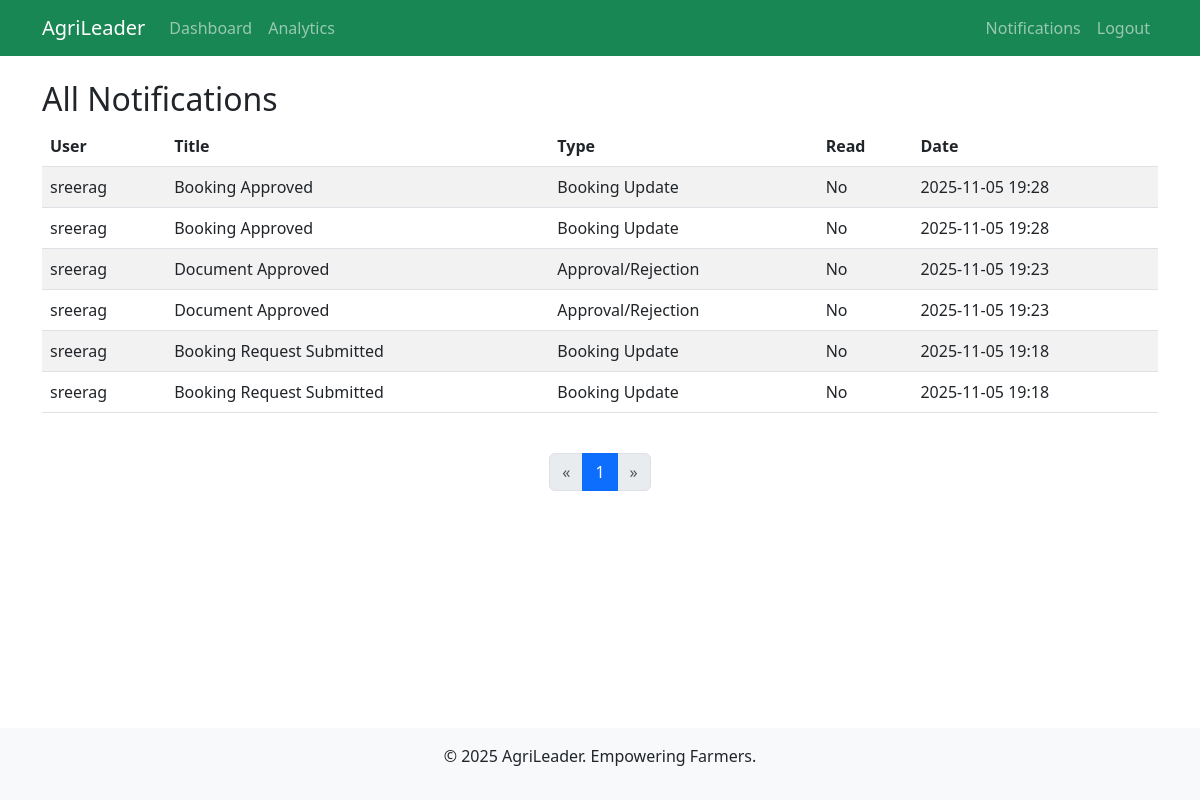
The app's page /notifications/admin/ (signed in), older data.
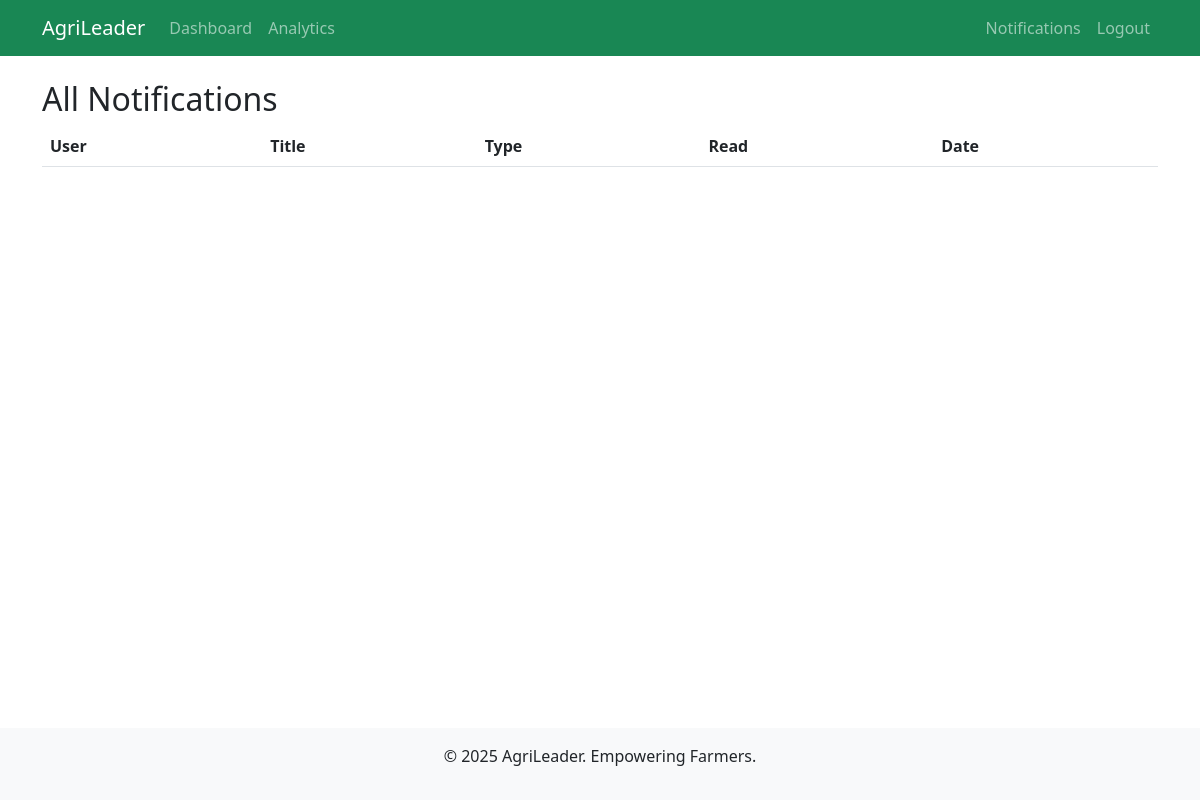
The same page, newer data.
### notifications/models.py (models this page shows, shortened)
class Notification(models.Model):
    NOTIFICATION_TYPES = [
        ('approval', 'Approval/Rejection'),
        ('booking', 'Booking Update'),
        ('marketplace', 'Marketplace Transaction'),
        ('scheme', 'New Scheme Alert'),
        ('weather', 'Weather Alert'),
        ('custom', 'Custom'),
    ]
    user = models.ForeignKey(CustomUser, on_delete=models.CASCADE)
    title = models.CharField(max_length=100)
    message = models.TextField()
    notification_type = models.CharField(max_length=20, choices=NOTIFICATION_TYPES)
    is_read = models.BooleanField(default=False)
    created_at = models.DateTimeField(auto_now_add=True)
    related_id = models.PositiveIntegerField(null=True, blank=True)  # e.g., booking ID
    related_model = models.CharField(max_length=50, null=True, blank=True)  # e.g., 'CultivationBooking'
    class Meta:
        ordering = ['-created_at']

### accounts/models.py (models this page shows, shortened)
class CustomUser(AbstractUser):
    ROLE_CHOICES = [
        ('farmer', 'Farmer'),
        ('buyer', 'Buyer'),
    ]
    email = models.EmailField(unique=True, blank=False, null=False)  # 👈 make email required and unique
    first_name = models.CharField(max_length=150, blank=False, null=False)  # 👈 required
    last_name = models.CharField(max_length=150, blank=False, null=False)   # 👈 required
    role = models.CharField(max_length=10, choices=ROLE_CHOICES, default='farmer')
    mobile = models.CharField(
        max_length=10,
        validators=[RegexValidator(r'^[6-9]\d{9}$', 'Enter a valid 10-digit mobile number starting with 6, 7, 8, or 9.')],
        help_text='10 digits starting with 6-9'
    )
    address = models.TextField()
    profile_picture = models.ImageField(upload_to='profiles/', blank=True, null=True)
    buyer_type = models.CharField(
        max_length=20,
        choices=[('wholesaler', 'Wholesaler'), ('retailer', 'Retailer')],
        blank=True,
        null=True
    )
    is_approved = models.BooleanField(default=False)
    objects = CustomUserManager()

### notifications/views.py (the view)
    def wrapper(request, *args, **kwargs):
        if not request.user.is_authenticated or request.user.role != 'admin':
            messages.warning(request, 'No permission to access this page.')
            return redirect('accounts:home')
        return view_func(request, *args, **kwargs)

### notifications/views.py (called while the page is built)
def admin_required(view_func):
    def wrapper(request, *args, **kwargs):
        if not request.user.is_authenticated or request.user.role != 'admin':
            messages.warning(request, 'No permission to access this page.')
            return redirect('accounts:home')
        return view_func(request, *args, **kwargs)
    return wrapper

@login_required
@admin_required
def admin_notifications(request):
    all_notifications = Notification.objects.all().order_by('-created_at')
    page_obj, notifications = paginate_queryset(request, all_notifications)
    return render(request, 'notifications/admin_notifications.html', {
        'notifications': notifications,  # paginated list for the table
        'page_obj': page_obj              # for rendering pagination controls
    })

### utils/pagination.py (called while the page is built)
def paginate_queryset(request, queryset):
    paginator = Paginator(queryset, DEFAULT_PER_PAGE)
    page_number = request.GET.get('page')
    try:
        page_obj = paginator.page(page_number)
    except PageNotAnInteger:
        page_obj = paginator.page(1)
    except EmptyPage:
        page_obj = paginator.page(paginator.num_pages)
    return page_obj, page_obj.object_list

### notifications/templates/notifications/admin_notifications.html (shortened to what this page needs)
{% extends 'accounts/base.html' %}
{% block content %}
<h2>All Notifications</h2>
<div class="table-responsive">
    <table class="table table-striped">
        <thead>
            <tr><th>User</th><th>Title</th><th>Type</th><th>Read</th><th>Date</th></tr>
        </thead>
        <tbody>
            {% for notif in notifications %}
            <tr>
                <td>{{ notif.user.username }}</td>
                <td>{{ notif.title }}</td>
                <td>{{ notif.get_notification_type_display }}</td>
                <td>{{ notif.is_read|yesno:"Yes,No" }}</td>
                <td>{{ notif.created_at|date:"Y-m-d H:i" }}</td>
            </tr>
            {% endfor %}
        </tbody>
    </table>
</div>
{% include 'partials/pagination.html' %}
{% endblock %}

### accounts/templates/accounts/base.html (shortened to what this page needs)
<!DOCTYPE html>
<html lang="en">
<head>
    <link href="https://cdn.jsdelivr.net/npm/bootstrap@5.3.0/dist/css/bootstrap.min.css" rel="stylesheet">
    {% load crispy_forms_tags %}
</head>
<body class="d-flex flex-column min-vh-100">
    <nav class="navbar navbar-expand-lg navbar-dark bg-success">
        <div class="container">
            <a class="navbar-brand" href="{% url 'accounts:home' %}">AgriLeader</a>
            <div class="collapse navbar-collapse" id="navbarNav">
                <ul class="navbar-nav me-auto">
                    {% if user.is_authenticated %}
                        {% if user.role == 'farmer' %}
                            <li class="nav-item"><a class="nav-link" href="{% url 'farmer:dashboard' %}">Dashboard</a></li>
                            <li class="nav-item"><a class="nav-link" href="{% url 'farmer:cultivation_slots' %}">Cultivation Booking</a></li>
                            <li class="nav-item"><a class="nav-link" href="{% url 'farmer:storage_slots' %}">Storage Booking</a></li>
                            <li class="nav-item"><a class="nav-link" href="{% url 'accounts:profile' %}">My Profile</a></li>
                            <li class="nav-item"><a class="nav-link" href="{% url 'accounts:change_password' %}">Change Password</a></li>
                        {% elif user.role == 'buyer' %}
                            <li class="nav-item"><a class="nav-link" href="{% url 'buyer:dashboard' %}">Dashboard</a></li>
                            <li class="nav-item"><a class="nav-link" href="{% url 'accounts:profile' %}">My Profile</a></li>
                            <li class="nav-item"><a class="nav-link" href="{% url 'accounts:change_password' %}">Change Password</a></li>
                        {% elif user.role == 'admin' %}
                            <li class="nav-item"><a class="nav-link" href="{% url 'adminpanel:dashboard' %}">Dashboard</a></li>
                            <li class="nav-item"><a class="nav-link" href="{% url 'analytics:dashboard' %}">Analytics</a></li>
                        {% endif %}
                    {% endif %}
                </ul>
                <ul class="navbar-nav">
    {% if user.is_authenticated %}
        {% if user.role == 'farmer' %}
            <li class="nav-item"><a class="nav-link" href="{% url 'notifications:farmer_notifications' %}">Notifications</a></li>
        {% elif user.role == 'buyer' %}
            <li class="nav-item"><a class="nav-link" href="{% url 'notifications:buyer_notifications' %}">Notifications</a></li>
        {% elif user.role == 'admin' %}
            <li class="nav-item"><a class="nav-link" href="{% url 'notifications:admin_notifications' %}">Notifications</a></li>
        {% else %}
            <li class="nav-item"><a class="nav-link" href="{% url 'notifications:dashboard' %}">Notifications</a></li>
        {% endif %}
        <li class="nav-item"><a class="nav-link" href="{% url 'accounts:logout' %}">Logout</a></li>
    {% else %}
        <li class="nav-item"><a class="nav-link" href="{% url 'accounts:login' %}">Login</a></li>
        <li class="nav-item"><a class="nav-link" href="{% url 'accounts:register' %}">Register</a></li>
    {% endif %}
</ul>
            </div>
        </div>
    </nav>
    <main class="container my-4 flex-grow-1">
        {% block content %}{% endblock %}
    </main>
    <footer class="bg-light text-center py-3 mt-auto">
        <p>&copy; 2025 AgriLeader. Empowering Farmers.</p>
    </footer>
</body>
</html>

### templates/partials/pagination.html (shortened to what this page needs)
{% if page_obj %}
<nav aria-label="Page navigation" class="mt-4">
    <ul class="pagination justify-content-center">
        {% if page_obj.has_previous %}
            <li class="page-item">
                <a class="page-link" href="?page={{ page_obj.previous_page_number }}">&laquo;</a>
            </li>
        {% else %}
            <li class="page-item disabled">
                <span class="page-link">&laquo;</span>
            </li>
        {% endif %}
        {% for num in page_obj.paginator.page_range %}
            <li class="page-item {% if page_obj.number == num %}active{% endif %}">
                <a class="page-link" href="?page={{ num }}">{{ num }}</a>
            </li>
        {% endfor %}
        {% if page_obj.has_next %}
            <li class="page-item">
                <a class="page-link" href="?page={{ page_obj.next_page_number }}">&raquo;</a>
            </li>
        {% else %}
            <li class="page-item disabled">
                <span class="page-link">&raquo;</span>
            </li>
        {% endif %}
    </ul>
</nav>
{% endif %}

Row changes from the older to the newer data that the page shows:
removed Notification: user.username "sreerag", title "Booking Approved", notification_type "Booking Update", is_read "No", created_at "2025-11-05 19:28"
removed Notification: user.username "sreerag", title "Booking Approved", notification_type "Booking Update", is_read "No", created_at "2025-11-05 19:28"
removed Notification: user.username "sreerag", title "Document Approved", notification_type "Approval/Rejection", is_read "No", created_at "2025-11-05 19:23"
removed Notification: user.username "sreerag", title "Document Approved", notification_type "Approval/Rejection", is_read "No", created_at "2025-11-05 19:23"
removed Notification: user.username "sreerag", title "Booking Request Submitted", notification_type "Booking Update", is_read "No", created_at "2025-11-05 19:18"
removed Notification: user.username "sreerag", title "Booking Request Submitted", notification_type "Booking Update", is_read "No", created_at "2025-11-05 19:18"
Text that changed along with them:
list line gone: "1"
